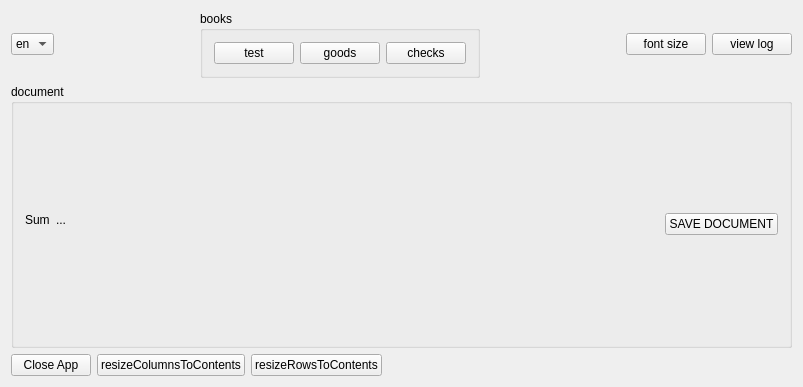
<?xml version="1.0" encoding="UTF-8"?>
<ui version="4.0">
 <class>Dialog</class>
 <widget class="QDialog" name="Dialog">
  <property name="geometry">
   <rect>
    <x>0</x>
    <y>0</y>
    <width>803</width>
    <height>387</height>
   </rect>
  </property>
  <property name="minimumSize">
   <size>
    <width>803</width>
    <height>387</height>
   </size>
  </property>
  <property name="windowTitle">
   <string>Test QpSqlTableModel </string>
  </property>
  <layout class="QVBoxLayout" name="verticalLayout">
   <item>
    <layout class="QVBoxLayout" name="mainLo">
     <item>
      <layout class="QHBoxLayout" name="horizontalLayout_3">
       <item>
        <widget class="QComboBox" name="cmb_Language">
         <property name="sizePolicy">
          <sizepolicy hsizetype="Preferred" vsizetype="Maximum">
           <horstretch>0</horstretch>
           <verstretch>0</verstretch>
          </sizepolicy>
         </property>
         <property name="maxCount">
          <number>10</number>
         </property>
         <property name="sizeAdjustPolicy">
          <enum>QComboBox::AdjustToContents</enum>
         </property>
         <item>
          <property name="text">
           <string>en</string>
          </property>
          <property name="icon">
           <iconset resource="../db/view/qp_sql.qrc">
            <normaloff>:/view/img/countries/english-100x100.png</normaloff>:/view/img/countries/english-100x100.png</iconset>
          </property>
         </item>
         <item>
          <property name="text">
           <string>ru</string>
          </property>
          <property name="icon">
           <iconset resource="../db/view/qp_sql.qrc">
            <normaloff>:/view/img/countries/russian-100x100.png</normaloff>:/view/img/countries/russian-100x100.png</iconset>
          </property>
         </item>
         <item>
          <property name="text">
           <string>zh</string>
          </property>
          <property name="icon">
           <iconset resource="../db/view/qp_sql.qrc">
            <normaloff>:/view/img/countries/china-100x100.png</normaloff>:/view/img/countries/china-100x100.png</iconset>
          </property>
         </item>
        </widget>
       </item>
       <item>
        <spacer name="horizontalSpacer_3">
         <property name="orientation">
          <enum>Qt::Horizontal</enum>
         </property>
         <property name="sizeHint" stdset="0">
          <size>
           <width>40</width>
           <height>20</height>
          </size>
         </property>
        </spacer>
       </item>
       <item>
        <widget class="QGroupBox" name="groupBox_2">
         <property name="title">
          <string>books</string>
         </property>
         <layout class="QHBoxLayout" name="horizontalLayout_6">
          <item>
           <widget class="QPushButton" name="btn_test">
            <property name="text">
             <string>test</string>
            </property>
            <property name="autoDefault">
             <bool>false</bool>
            </property>
           </widget>
          </item>
          <item>
           <widget class="QPushButton" name="btn_goods">
            <property name="text">
             <string>goods</string>
            </property>
            <property name="autoDefault">
             <bool>false</bool>
            </property>
           </widget>
          </item>
          <item>
           <widget class="QPushButton" name="btn_checks">
            <property name="text">
             <string>checks</string>
            </property>
            <property name="autoDefault">
             <bool>false</bool>
            </property>
           </widget>
          </item>
         </layout>
        </widget>
       </item>
       <item>
        <spacer name="horizontalSpacer_2">
         <property name="orientation">
          <enum>Qt::Horizontal</enum>
         </property>
         <property name="sizeHint" stdset="0">
          <size>
           <width>40</width>
           <height>20</height>
          </size>
         </property>
        </spacer>
       </item>
       <item>
        <widget class="QPushButton" name="btn_font">
         <property name="text">
          <string>font size</string>
         </property>
         <property name="autoDefault">
          <bool>false</bool>
         </property>
        </widget>
       </item>
       <item>
        <widget class="QPushButton" name="btn_logView">
         <property name="text">
          <string>view log</string>
         </property>
         <property name="autoDefault">
          <bool>false</bool>
         </property>
        </widget>
       </item>
      </layout>
     </item>
     <item>
      <widget class="QGroupBox" name="groupBox">
       <property name="title">
        <string>document</string>
       </property>
       <layout class="QVBoxLayout" name="verticalLayout_2" stretch="1,0">
        <item>
         <layout class="QVBoxLayout" name="tableViewLO"/>
        </item>
        <item>
         <layout class="QHBoxLayout" name="horizontalLayout_5">
          <item>
           <layout class="QFormLayout" name="formLayout">
            <item row="0" column="0">
             <widget class="QLabel" name="label">
              <property name="text">
               <string>Sum</string>
              </property>
             </widget>
            </item>
            <item row="0" column="1">
             <widget class="QLabel" name="lbl_sum">
              <property name="midLineWidth">
               <number>0</number>
              </property>
              <property name="text">
               <string>...</string>
              </property>
             </widget>
            </item>
           </layout>
          </item>
          <item>
           <spacer name="horizontalSpacer_5">
            <property name="orientation">
             <enum>Qt::Horizontal</enum>
            </property>
            <property name="sizeHint" stdset="0">
             <size>
              <width>40</width>
              <height>20</height>
             </size>
            </property>
           </spacer>
          </item>
          <item>
           <widget class="QPushButton" name="btn_save">
            <property name="text">
             <string>SAVE DOCUMENT</string>
            </property>
            <property name="autoDefault">
             <bool>false</bool>
            </property>
           </widget>
          </item>
         </layout>
        </item>
       </layout>
      </widget>
     </item>
     <item>
      <layout class="QHBoxLayout" name="horizontalLayout_4">
       <item>
        <widget class="QPushButton" name="btn_Close">
         <property name="text">
          <string>Close App</string>
         </property>
         <property name="autoDefault">
          <bool>false</bool>
         </property>
        </widget>
       </item>
       <item>
        <widget class="QPushButton" name="btn_resizeColumnsToContents">
         <property name="text">
          <string>resizeColumnsToContents</string>
         </property>
         <property name="autoDefault">
          <bool>false</bool>
         </property>
        </widget>
       </item>
       <item>
        <widget class="QPushButton" name="btn_resizeRowsToContents">
         <property name="text">
          <string>resizeRowsToContents</string>
         </property>
         <property name="autoDefault">
          <bool>false</bool>
         </property>
        </widget>
       </item>
       <item>
        <spacer name="horizontalSpacer_4">
         <property name="orientation">
          <enum>Qt::Horizontal</enum>
         </property>
         <property name="sizeHint" stdset="0">
          <size>
           <width>40</width>
           <height>20</height>
          </size>
         </property>
        </spacer>
       </item>
      </layout>
     </item>
    </layout>
   </item>
  </layout>
 </widget>
 <layoutdefault spacing="6" margin="11"/>
 <resources>
  <include location="../db/view/qp_sql.qrc"/>
 </resources>
 <connections/>
</ui>
